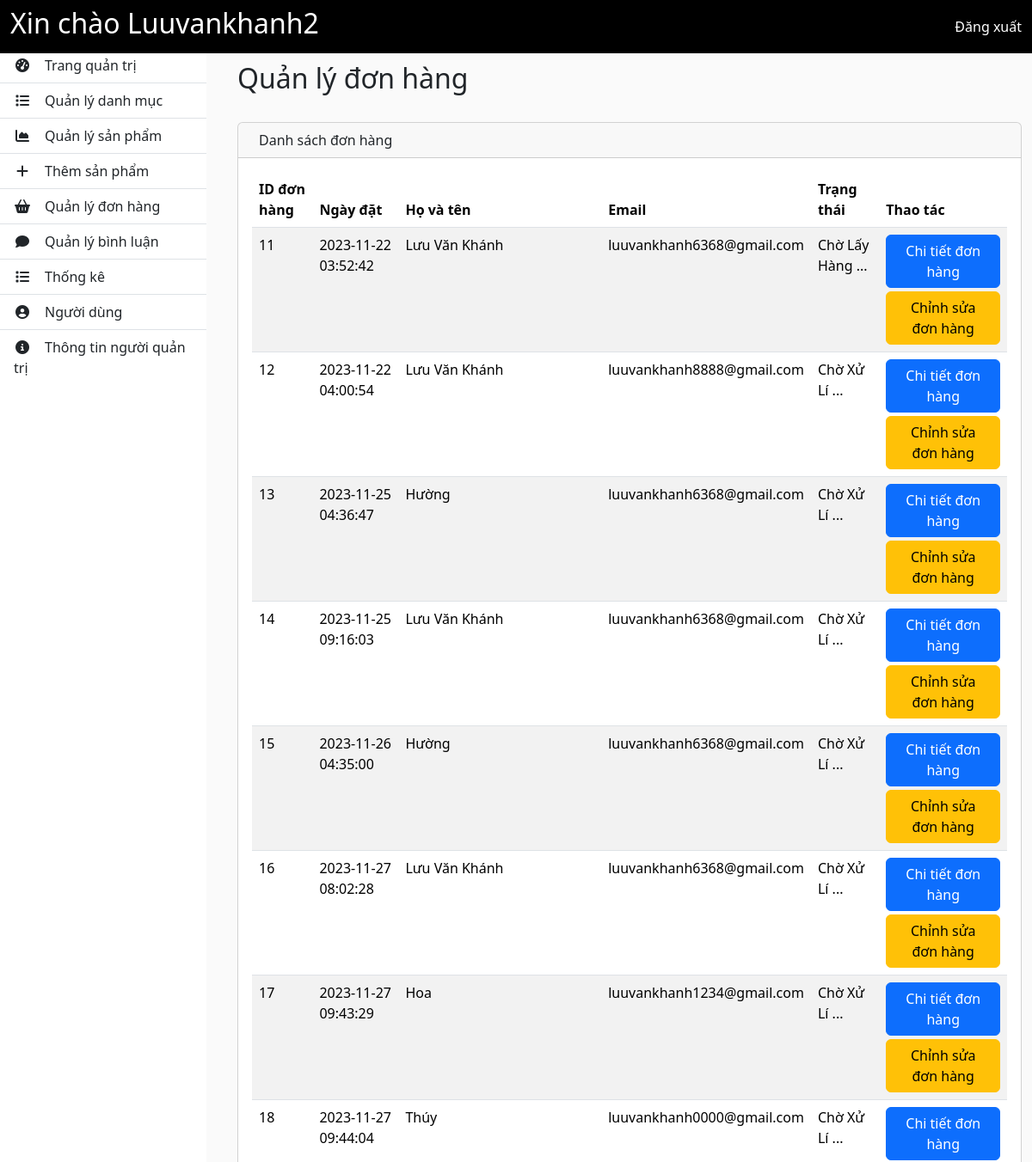
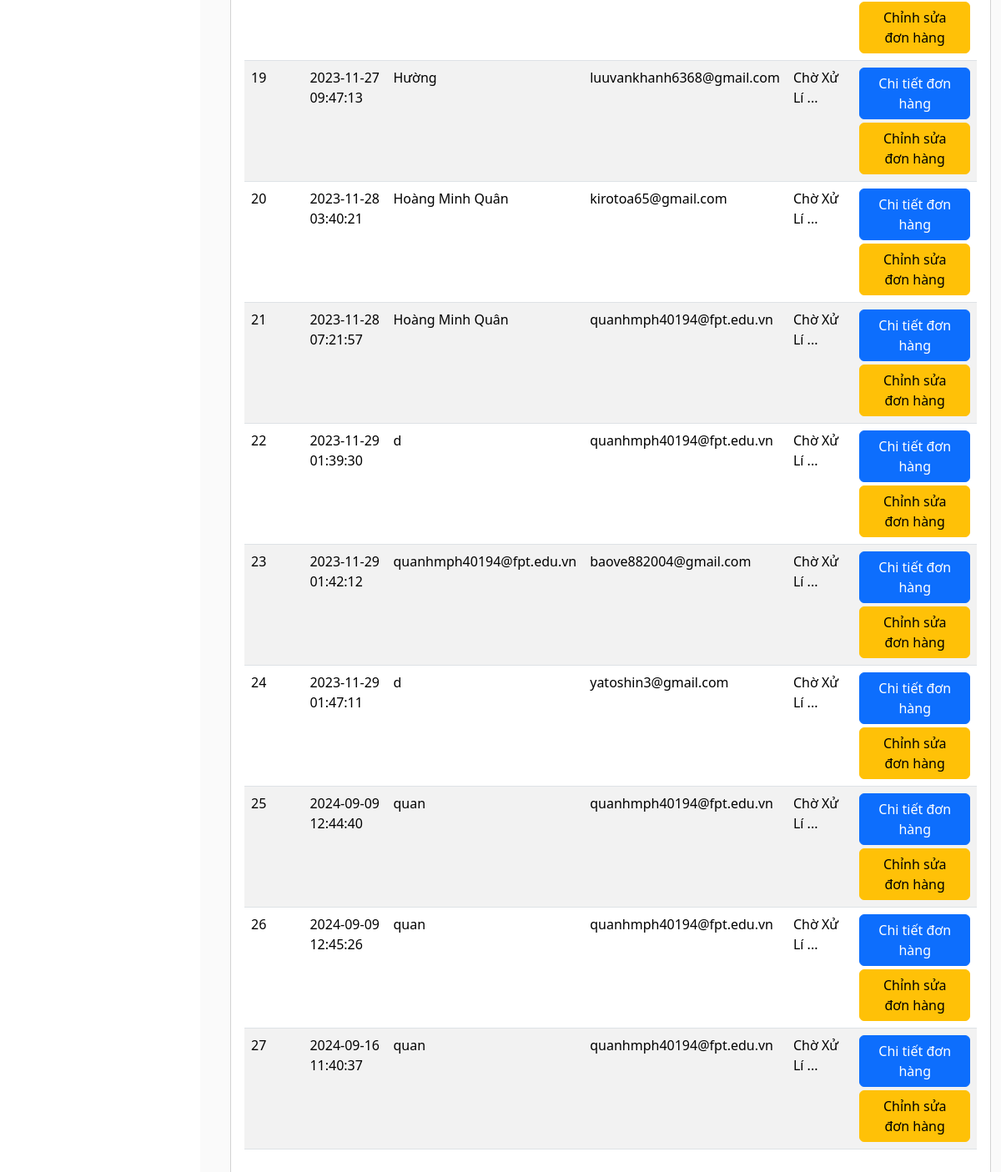
The app's page /admin/?mod=orders&act=main (signed in) with its own data (2 pictures, top to bottom).
### tables this page shows
CREATE TABLE `donhang` (
  `id` int(11) NOT NULL,
  `ma_khach_hang` int(11) NOT NULL,
  `ho_va_ten` varchar(250) NOT NULL,
  `email` varchar(200) NOT NULL,
  `dia_chi` varchar(30) NOT NULL,
  `so_dien_thoai` varchar(30) NOT NULL,
  `trang_thai` enum('1','2','3') NOT NULL DEFAULT '1',
  `tao_ngay` timestamp NOT NULL DEFAULT current_timestamp(),
  `cap_nhat_ngay` timestamp NOT NULL DEFAULT current_timestamp()
);

### admin/thuvien/database.php (called while the page is built, shortened)
<?php
$conn = mysqli_connect("localhost", "root", "", "php_test");
function db_query($query_string)
{
  global $conn;
  $result = mysqli_query($conn, $query_string);
  return $result;
}
function db_fetch_array($query_string)
{
  $result = array();
  $mysqli_result = db_query($query_string);
  while ($row = mysqli_fetch_assoc($mysqli_result)) {
    $result[] = $row;
  }
  return $result;
}

### admin/modules/orders/models/ordersModel.php (called while the page is built, shortened)
<?php
function getListOrders()
{
  $list = db_fetch_array("SELECT * FROM `donhang`");
  return $list;
}

### admin/modules/orders/controllers/ordersController.php (called while the page is built, shortened)
<?php
require "modules/orders/models/ordersModel.php";
function getStatusPayment($status)
{
  $str = "";
  $status = intval($status);
  switch ($status) {
    case 1:
      $str = "Chờ Xử Lí ...";
      break;
    case 2:
      $str = "Chờ Lấy Hàng ...";
      break;
  }
  return $str;
}

### admin/modules/orders/views/main.php (the view, shortened to what this page needs)
<?php
require "modules/orders/controllers/ordersController.php";
$listOrders = getListOrders();
?>
<div id="wrapper">
  <?php require "layout/sidebar.php"; ?>
  <main id="mainWrapper">
    <h2 class="mainWrapper-heading">Quản lý đơn hàng</h2>
    <div class="container pt-4" id="main-content">
      <div class="row">
        <div class="col-md-12 mb-3">
          <div class="card">
            <div class="card-header">
              <span><i class="bi bi-table me-2"></i></span> Danh sách đơn hàng
            </div>
            <div class="card-body">
              <div class="table-responsive">
                <table id="example" class="table table-striped data-table" style="width: 100%">
                  <thead>
                    <tr>
                      <th>ID đơn hàng</th>
                      <th>Ngày đặt</th>
                      <th>Họ và tên</th>
                      <th>Email</th>
                      <th>Trạng thái</th>
                      <th colspan="2">Thao tác</th>
                    </tr>
                  </thead>
                  <tbody>
                    <?php if (!empty($listOrders)) {
                      foreach ($listOrders as $item) {
                    ?>
                        <tr>
                          <td><?php echo $item['id'] ?></td>
                          <td><?php echo $item['tao_ngay'] ?></td>
                          <td><?php echo $item['ho_va_ten'] ?></td>
                          <td><?php echo $item['email'] ?></td>
                          <td><?php echo getStatusPayment($item['trang_thai']) ?></td>
                          <td>
                            <a href="?mod=orders&act=detail&id=<?php echo $item['id'] ?>" class="btn btn-md mb-1 btn-primary">Chi tiết đơn hàng</a>
                            <a href="?mod=orders&act=edit&id=<?php echo $item['id'] ?>" class="btn btn-md btn-warning">Chỉnh sửa đơn hàng</a>
                          </td>
                        </tr>
                    <?php  }
                    } ?>
                  </tbody>
                </table>
              </div>
            </div>
          </div>
        </div>
      </div>
    </div>
  </main>
</div>

### admin/css/main.css (style rules this page uses)
* { margin: 0; padding: 0; box-sizing: border-box; }
body { background-color: #fafafa; min-height: 100vh; }
main#mainWrapper { flex: 1; margin-top: 4.5rem; }
#main-content { position: sticky !important; left: 0; top: 0; }
a { text-decoration: none !important; }
#wrapper { display: flex; gap: 0 1.5rem; }
.mainWrapper-heading { padding-left: 12px; }

### records on screen
donhang: id "11", tao_ngay "2023-11-22 03:52:42", ho_va_ten "Lưu Văn Khánh", email "luuvankhanh6368@gmail.com", trang_thai "Chờ Lấy Hàng ..."
donhang: id "12", tao_ngay "2023-11-22 04:00:54", ho_va_ten "Lưu Văn Khánh", email "luuvankhanh8888@gmail.com", trang_thai "Chờ Xử Lí ..."
donhang: id "13", tao_ngay "2023-11-25 04:36:47", ho_va_ten "Hường", email "luuvankhanh6368@gmail.com", trang_thai "Chờ Xử Lí ..."
donhang: id "14", tao_ngay "2023-11-25 09:16:03", ho_va_ten "Lưu Văn Khánh", email "luuvankhanh6368@gmail.com", trang_thai "Chờ Xử Lí ..."
donhang: id "15", tao_ngay "2023-11-26 04:35:00", ho_va_ten "Hường", email "luuvankhanh6368@gmail.com", trang_thai "Chờ Xử Lí ..."
donhang: id "16", tao_ngay "2023-11-27 08:02:28", ho_va_ten "Lưu Văn Khánh", email "luuvankhanh6368@gmail.com", trang_thai "Chờ Xử Lí ..."
donhang: id "17", tao_ngay "2023-11-27 09:43:29", ho_va_ten "Hoa", email "luuvankhanh1234@gmail.com", trang_thai "Chờ Xử Lí ..."
donhang: id "18", tao_ngay "2023-11-27 09:44:04", ho_va_ten "Thúy", email "luuvankhanh0000@gmail.com", trang_thai "Chờ Xử Lí ..."
donhang: id "19", tao_ngay "2023-11-27 09:47:13", ho_va_ten "Hường", email "luuvankhanh6368@gmail.com", trang_thai "Chờ Xử Lí ..."
donhang: id "20", tao_ngay "2023-11-28 03:40:21", ho_va_ten "Hoàng Minh Quân", email "kirotoa65@gmail.com", trang_thai "Chờ Xử Lí ..."
donhang: id "21", tao_ngay "2023-11-28 07:21:57", ho_va_ten "Hoàng Minh Quân", email "quanhmph40194@fpt.edu.vn", trang_thai "Chờ Xử Lí ..."
donhang: id "22", tao_ngay "2023-11-29 01:39:30", ho_va_ten "d", email "quanhmph40194@fpt.edu.vn", trang_thai "Chờ Xử Lí ..."
donhang: id "23", tao_ngay "2023-11-29 01:42:12", ho_va_ten "quanhmph40194@fpt.edu.vn", email "baove882004@gmail.com", trang_thai "Chờ Xử Lí ..."
donhang: id "24", tao_ngay "2023-11-29 01:47:11", ho_va_ten "d", email "yatoshin3@gmail.com", trang_thai "Chờ Xử Lí ..."
donhang: id "25", tao_ngay "2024-09-09 12:44:40", ho_va_ten "quan", email "quanhmph40194@fpt.edu.vn", trang_thai "Chờ Xử Lí ..."
donhang: id "26", tao_ngay "2024-09-09 12:45:26", ho_va_ten "quan", email "quanhmph40194@fpt.edu.vn", trang_thai "Chờ Xử Lí ..."
donhang: id "27", tao_ngay "2024-09-16 11:40:37", ho_va_ten "quan", email "quanhmph40194@fpt.edu.vn", trang_thai "Chờ Xử Lí ..."

### other values on screen
$_SESSION['admin_login'] "Luuvankhanh2"
